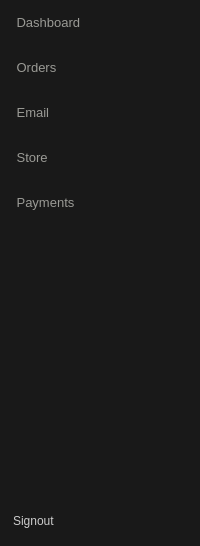
        <widget class="QFrame" name="leftMenu">
         <property name="minimumSize">
          <size>
           <width>43</width>
           <height>0</height>
          </size>
         </property>
         <property name="maximumSize">
          <size>
           <width>200</width>
           <height>16777215</height>
          </size>
         </property>
         <property name="styleSheet">
          <string notr="true">background-color: rgb(25, 25, 25);</string>
         </property>
         <property name="frameShape">
          <enum>QFrame::Shape::NoFrame</enum>
         </property>
         <property name="frameShadow">
          <enum>QFrame::Shadow::Raised</enum>
         </property>
         <layout class="QVBoxLayout" name="verticalLayout_4" stretch="0,0,0">
          <property name="spacing">
           <number>0</number>
          </property>
          <property name="leftMargin">
           <number>0</number>
          </property>
          <property name="topMargin">
           <number>0</number>
          </property>
          <property name="rightMargin">
           <number>0</number>
          </property>
          <property name="bottomMargin">
           <number>0</number>
          </property>
          <item>
           <widget class="QFrame" name="aframe">
            <property name="minimumSize">
             <size>
              <width>200</width>
              <height>225</height>
             </size>
            </property>
            <property name="frameShape">
             <enum>QFrame::Shape::NoFrame</enum>
            </property>
            <property name="frameShadow">
             <enum>QFrame::Shadow::Raised</enum>
            </property>
            <layout class="QVBoxLayout" name="verticalLayout_3">
             <property name="spacing">
              <number>0</number>
             </property>
             <property name="leftMargin">
              <number>0</number>
             </property>
             <property name="topMargin">
              <number>0</number>
             </property>
             <property name="rightMargin">
              <number>0</number>
             </property>
             <property name="bottomMargin">
              <number>0</number>
             </property>
             <item>
              <widget class="QPushButton" name="pushButton_2">
               <property name="minimumSize">
                <size>
                 <width>200</width>
                 <height>45</height>
                </size>
               </property>
               <property name="maximumSize">
                <size>
                 <width>200</width>
                 <height>45</height>
                </size>
               </property>
               <property name="font">
                <font>
                 <pointsize>10</pointsize>
                 <bold>false</bold>
                </font>
               </property>
               <property name="styleSheet">
                <string notr="true">QPushButton {
	background-color: rgb(25, 25, 25);
	color: rgb(154, 154, 149);
	border: none;
	border-left: 3px solid rgb(25, 25, 25);
	text-align: left;
	padding-left: 10px;
}

QPushButton:hover {
	border-left: 3px solid rgb(255, 85, 0);
	background-color: rgb(18, 18, 18);
}

QPushButton:pressed {
	background-color: rgb(0, 0, 0);
}

</string>
               </property>
               <property name="text">
                <string> Dashboard</string>
               </property>
               <property name="icon">
                <iconset resource="resources.qrc">
                 <normaloff>:/icons/icons/icons8_keypad.svg</normaloff>:/icons/icons/icons8_keypad.svg</iconset>
               </property>
               <property name="iconSize">
                <size>
                 <width>25</width>
                 <height>25</height>
                </size>
               </property>
              </widget>
             </item>
             <item>
              <widget class="QPushButton" name="pushButton_3">
               <property name="minimumSize">
                <size>
                 <width>200</width>
                 <height>45</height>
                </size>
               </property>
               <property name="maximumSize">
                <size>
                 <width>200</width>
                 <height>45</height>
                </size>
               </property>
               <property name="font">
                <font>
                 <pointsize>10</pointsize>
                 <bold>false</bold>
                </font>
               </property>
               <property name="styleSheet">
                <string notr="true">QPushButton {
	background-color: rgb(25, 25, 25);
	color: rgb(154, 154, 149);
	border: none;
	border-left: 3px solid rgb(25, 25, 25);
	text-align: left;
	padding-left: 10px;
}

QPushButton:hover {
	border-left: 3px solid rgb(255, 85, 0);
	background-color: rgb(18, 18, 18);
}

QPushButton:pressed {
	background-color: rgb(0, 0, 0);
}

</string>
               </property>
               <property name="text">
                <string> Orders</string>
               </property>
               <property name="icon">
                <iconset resource="resources.qrc">
                 <normaloff>:/icons/icons/icons8_todo_list.svg</normaloff>:/icons/icons/icons8_todo_list.svg</iconset>
               </property>
               <property name="iconSize">
                <size>
                 <width>25</width>
                 <height>25</height>
                </size>
               </property>
              </widget>
             </item>
             <item>
              <widget class="QPushButton" name="pushButton_4">
               <property name="minimumSize">
                <size>
                 <width>200</width>
                 <height>45</height>
                </size>
               </property>
               <property name="maximumSize">
                <size>
                 <width>200</width>
                 <height>45</height>
                </size>
               </property>
               <property name="font">
                <font>
                 <pointsize>10</pointsize>
                 <bold>false</bold>
                </font>
               </property>
               <property name="styleSheet">
                <string notr="true">QPushButton {
	background-color: rgb(25, 25, 25);
	color: rgb(154, 154, 149);
	border: none;
	border-left: 3px solid rgb(25, 25, 25);
	text-align: left;
	padding-left: 10px;
}

QPushButton:hover {
	border-left: 3px solid rgb(255, 85, 0);
	background-color: rgb(18, 18, 18);
}

QPushButton:pressed {
	background-color: rgb(0, 0, 0);
}

</string>
               </property>
               <property name="text">
                <string> Email</string>
               </property>
               <property name="icon">
                <iconset resource="resources.qrc">
                 <normaloff>:/icons/icons/icons8_secured_letter.svg</normaloff>:/icons/icons/icons8_secured_letter.svg</iconset>
               </property>
               <property name="iconSize">
                <size>
                 <width>24</width>
                 <height>24</height>
                </size>
               </property>
              </widget>
             </item>
             <item>
              <widget class="QPushButton" name="pushButton_5">
               <property name="minimumSize">
                <size>
                 <width>200</width>
                 <height>45</height>
                </size>
               </property>
               <property name="maximumSize">
                <size>
                 <width>200</width>
                 <height>45</height>
                </size>
               </property>
               <property name="font">
                <font>
                 <pointsize>10</pointsize>
                 <bold>false</bold>
                </font>
               </property>
               <property name="styleSheet">
                <string notr="true">QPushButton {
	background-color: rgb(25, 25, 25);
	color: rgb(154, 154, 149);
	border: none;
	border-left: 3px solid rgb(25, 25, 25);
	text-align: left;
	padding-left: 10px;
}

QPushButton:hover {
	border-left: 3px solid rgb(255, 85, 0);
	background-color: rgb(18, 18, 18);
}

QPushButton:pressed {
	background-color: rgb(0, 0, 0);
}

</string>
               </property>
               <property name="text">
                <string> Store</string>
               </property>
               <property name="icon">
                <iconset resource="resources.qrc">
                 <normaloff>:/icons/icons/icons8_shopping_cart.svg</normaloff>:/icons/icons/icons8_shopping_cart.svg</iconset>
               </property>
               <property name="iconSize">
                <size>
                 <width>25</width>
                 <height>25</height>
                </size>
               </property>
              </widget>
             </item>
             <item>
              <widget class="QPushButton" name="pushButton_6">
               <property name="minimumSize">
                <size>
                 <width>200</width>
                 <height>45</height>
                </size>
               </property>
               <property name="maximumSize">
                <size>
                 <width>200</width>
                 <height>45</height>
                </size>
               </property>
               <property name="font">
                <font>
                 <pointsize>10</pointsize>
                 <bold>false</bold>
                </font>
               </property>
               <property name="styleSheet">
                <string notr="true">QPushButton {
	background-color: rgb(25, 25, 25);
	color: rgb(154, 154, 149);
	border: none;
	border-left: 3px solid rgb(25, 25, 25);
	text-align: left;
	padding-left: 10px;
}

QPushButton:hover {
	border-left: 3px solid rgb(255, 85, 0);
	background-color: rgb(18, 18, 18);
}

QPushButton:pressed {
	background-color: rgb(0, 0, 0);
}

</string>
               </property>
               <property name="text">
                <string> Payments</string>
               </property>
               <property name="icon">
                <iconset resource="resources.qrc">
                 <normaloff>:/icons/icons/icons8_mastercard_credit_card.svg</normaloff>:/icons/icons/icons8_mastercard_credit_card.svg</iconset>
               </property>
               <property name="iconSize">
                <size>
                 <width>25</width>
                 <height>25</height>
                </size>
               </property>
              </widget>
             </item>
            </layout>
           </widget>
          </item>
          <item>
           <spacer name="bt">
            <property name="orientation">
             <enum>Qt::Orientation::Vertical</enum>
            </property>
            <property name="sizeHint" stdset="0">
             <size>
              <width>20</width>
              <height>271</height>
             </size>
            </property>
           </spacer>
          </item>
          <item>
           <widget class="QFrame" name="frame_2">
            <property name="minimumSize">
             <size>
              <width>200</width>
              <height>50</height>
             </size>
            </property>
            <property name="maximumSize">
             <size>
              <width>200</width>
              <height>50</height>
             </size>
            </property>
            <property name="styleSheet">
             <string notr="true"/>
            </property>
            <property name="frameShape">
             <enum>QFrame::Shape::NoFrame</enum>
            </property>
            <property name="frameShadow">
             <enum>QFrame::Shadow::Raised</enum>
            </property>
            <layout class="QVBoxLayout" name="verticalLayout_2">
             <property name="spacing">
              <number>0</number>
             </property>
             <property name="leftMargin">
              <number>0</number>
             </property>
             <property name="topMargin">
              <number>0</number>
             </property>
             <property name="rightMargin">
              <number>0</number>
             </property>
             <property name="bottomMargin">
              <number>0</number>
             </property>
             <item>
              <widget class="QPushButton" name="pushButton">
               <property name="minimumSize">
                <size>
                 <width>200</width>
                 <height>45</height>
                </size>
               </property>
               <property name="maximumSize">
                <size>
                 <width>200</width>
                 <height>45</height>
                </size>
               </property>
               <property name="styleSheet">
                <string notr="true">QPushButton {
	background-color: rgb(25, 25, 25);
	color: rgb(204, 204, 204);
	border: none;
	border-left: 3px solid rgb(25, 25, 25);
	text-align: left;
	padding-left: 10px;
}

QPushButton:hover {
	border-left: 3px solid rgb(255, 85, 0);
	background-color: rgb(18, 18, 18);
}

QPushButton:pressed {
	background-color: rgb(0, 0, 0);
}

</string>
               </property>
               <property name="text">
                <string>Signout</string>
               </property>
               <property name="icon">
                <iconset resource="resources.qrc">
                 <normaloff>:/icons/icons/icons8_logout_rounded_down.svg</normaloff>:/icons/icons/icons8_logout_rounded_down.svg</iconset>
               </property>
               <property name="iconSize">
                <size>
                 <width>30</width>
                 <height>30</height>
                </size>
               </property>
              </widget>
             </item>
            </layout>
           </widget>
          </item>
         </layout>
        </widget>
